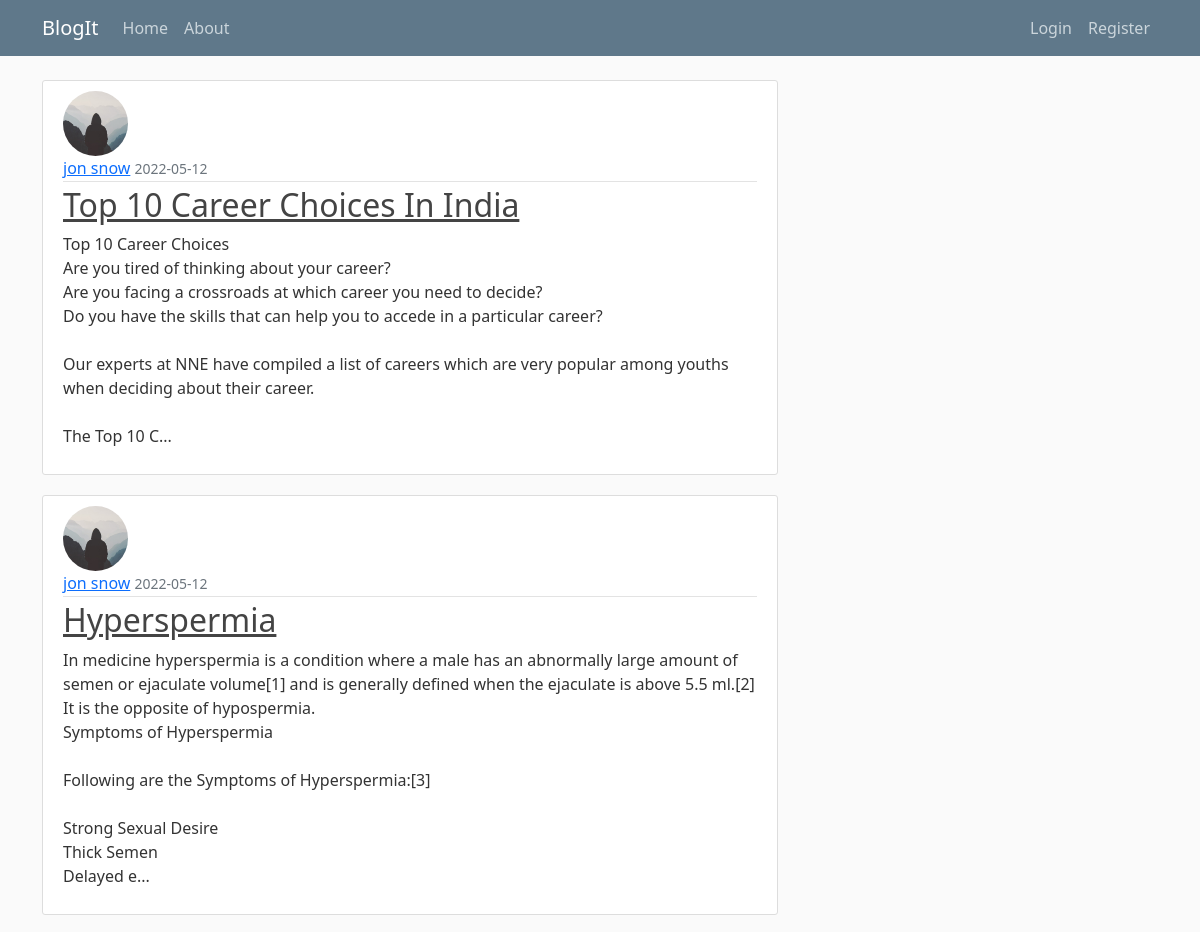
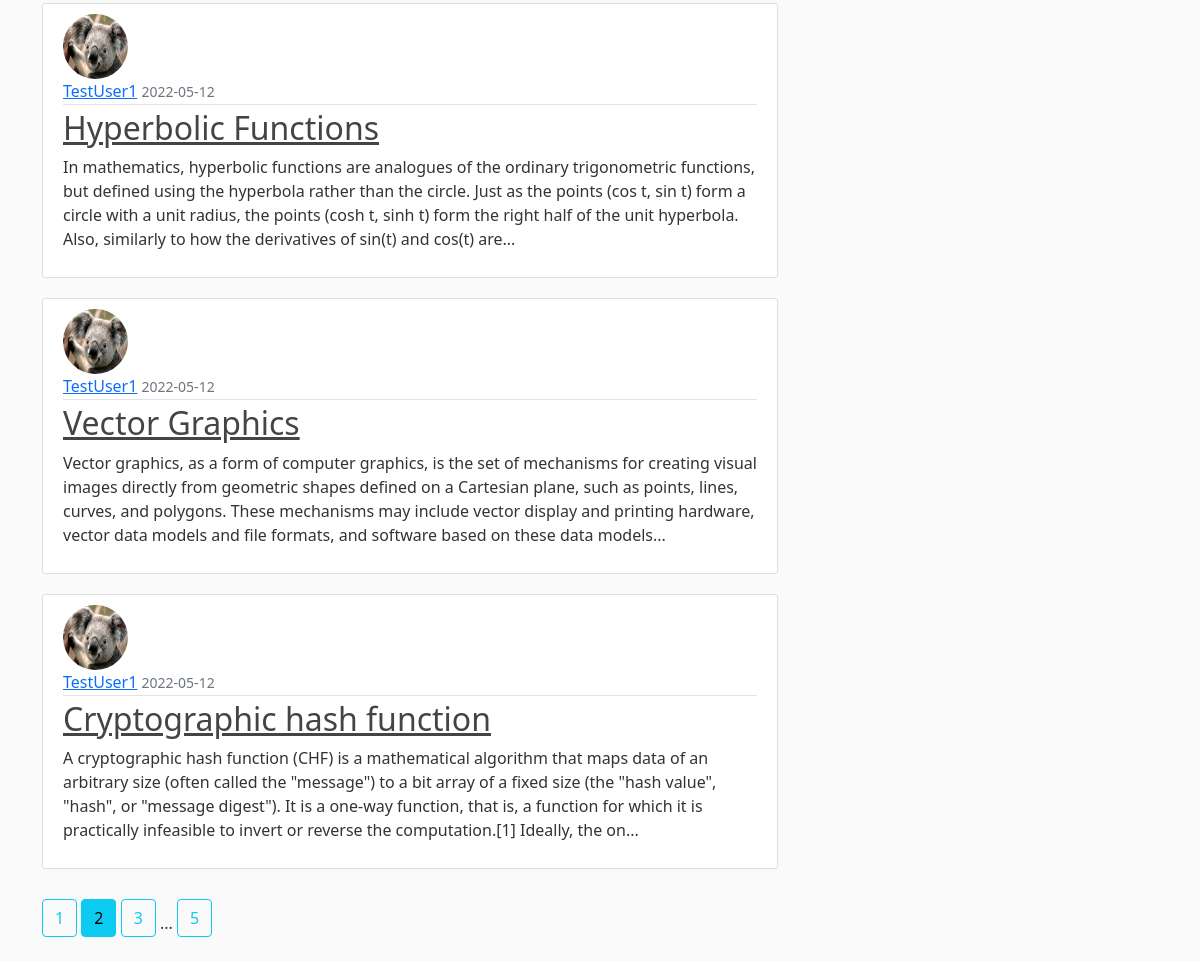
The page /home?page=2 on the database its author committed (2 pictures, top to bottom).
### flaskblog/models.py (models this page shows, shortened)
class Post(db.Model):
    id = db.Column(db.Integer, primary_key=True)
    title = db.Column(db.String(100), nullable=False)
    date_posted = db.Column(db.DateTime, nullable=False, default=datetime.utcnow)
    content = db.Column(db.Text, nullable=False)
    user_id = db.Column(db.Integer, db.ForeignKey('user.id'), nullable=False)

class User(db.Model, UserMixin):
    id = db.Column(db.Integer, primary_key=True)        # setting column id of type integer and making it a primary key by setting primary_key contraint to True
    username = db.Column(db.String(20), unique=True, nullable=False)
    email = db.Column(db.String(120), unique=True, nullable=False)
    image_file = db.Column(db.String(20), nullable=False, default='default.jpg')
    password = db.Column(db.String(60), nullable=False)
    posts = db.relationship('Post', backref='author', lazy=True)

### flaskblog/main/routes.py (the view)
@main.route('/')
@main.route('/home')
def home():
    page = request.args.get('page', 1, type=int)   # fetching page - 1 is default page number, type int verifies if page number passed is int
    posts = Post.query.order_by(Post.date_posted.desc()).paginate(page=page, per_page=5)
    return render_template('home.html', posts=posts)

### flaskblog/templates/home.html
{% extends "layout.html" %}
{% block content %}
	{% for post in posts.items %}
		<article class="media content-section">
			<img class="rounded-circle article-img" src="{{ url_for('static', filename='profile_pics/' + post.author.image_file) }}">
			<div class="media-body">
				<div class="article-metadata">
				  <a class="mr-2" href="{{ url_for('users.user_posts', username=post.author.username) }}">{{ post.author.username }}</a>
				  <small class="text-muted">{{ post.date_posted.strftime('%Y-%m-%d') }}</small>
				</div>
				<h2><a class="article-title" href="{{ url_for('posts.post', post_id=post.id) }}">{{ post.title }}</a></h2>
				<p class="article-content">{{ post.content[:350] }}...</p>
			</div>
		</article>
	{% endfor %}
	{% for page_num in posts.iter_pages(left_edge=1, right_edge=1, left_current=1, right_current=2) %}
		{% if page_num %}
			{% if posts.page == page_num %}
				<a class="btn btn-info mb-4" href="{{ url_for('main.home', page=page_num) }}">{{ page_num }}</a>
			{% else %}
				<a class="btn btn-outline-info mb-4" href="{{ url_for('main.home', page=page_num) }}">{{ page_num }}</a>
			{% endif %}
		{% else %}
			...
		{% endif %}
	{% endfor %}
{% endblock content %}

### flaskblog/static/main.css (style rules this page uses)
body { background: #fafafa; color: #333333; margin-top: 5rem; }
h1, h2, h3, h4, h5, h6 { color: #444444; }
.content-section { background: #ffffff; padding: 10px 20px; border: 1px solid #dddddd; border-radius: 3px; margin-bottom: 20px; }
.article-title { color: #444444; }
.article-content { white-space: pre-line; }
.article-img { height: 65px; width: 65px; margin-right: 16px; }
.article-metadata { padding-bottom: 1px; margin-bottom: 4px; border-bottom: 1px solid #e3e3e3 }
.btn { margin: 10px 0; }

### rows shown on the page
Post: image_file (placeholder picture), author.username "jon snow", date_posted "2022-05-12", title "Top 10 Career Choices In India", content "Top 10 Career Choices Are you tired of thinking about your career? Are you facing a crossroads at which career you need to decide? Do you have the skills that can help you to accede in a particular career? Our experts at NNE have compiled a list of careers which are very popular among youths when deciding about their career. The Top 10 C"
Post: image_file (placeholder picture), author.username "jon snow", date_posted "2022-05-12", title "Hyperspermia", content "In medicine hyperspermia is a condition where a male has an abnormally large amount of semen or ejaculate volume[1] and is generally defined when the ejaculate is above 5.5 ml.[2] It is the opposite of hypospermia. Symptoms of Hyperspermia Following are the Symptoms of Hyperspermia:[3] Strong Sexual Desire Thick Semen Delayed e"
Post: image_file (picture), author.username "TestUser1", date_posted "2022-05-12", title "Hyperbolic Functions", content "In mathematics, hyperbolic functions are analogues of the ordinary trigonometric functions, but defined using the hyperbola rather than the circle. Just as the points (cos t, sin t) form a circle with a unit radius, the points (cosh t, sinh t) form the right half of the unit hyperbola. Also, similarly to how the derivatives of sin(t) and cos(t) are"
Post: image_file (picture), author.username "TestUser1", date_posted "2022-05-12", title "Vector Graphics", content "Vector graphics, as a form of computer graphics, is the set of mechanisms for creating visual images directly from geometric shapes defined on a Cartesian plane, such as points, lines, curves, and polygons. These mechanisms may include vector display and printing hardware, vector data models and file formats, and software based on these data models"
Post: image_file (picture), author.username "TestUser1", date_posted "2022-05-12", title "Cryptographic hash function", content "A cryptographic hash function (CHF) is a mathematical algorithm that maps data of an arbitrary size (often called the \"message\") to a bit array of a fixed size (the \"hash value\", \"hash\", or \"message digest\"). It is a one-way function, that is, a function for which it is practically infeasible to invert or reverse the computation.[1] Ideally, the on"

### other values the page prints
{{ page_num }} "1" "3" "5"
{{ page_num }} "2"
